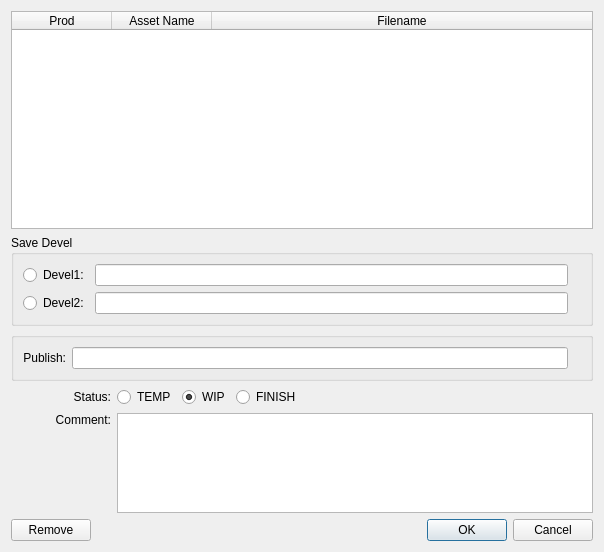
<?xml version="1.0" encoding="UTF-8"?>
<ui version="4.0">
 <class>Dialog</class>
 <widget class="QDialog" name="Dialog">
  <property name="geometry">
   <rect>
    <x>0</x>
    <y>0</y>
    <width>604</width>
    <height>552</height>
   </rect>
  </property>
  <property name="windowTitle">
   <string>Anim Transfer</string>
  </property>
  <layout class="QGridLayout" name="gridLayout">
   <item row="0" column="0">
    <widget class="QTableWidget" name="tableWidget">
     <property name="selectionBehavior">
      <enum>QAbstractItemView::SelectRows</enum>
     </property>
     <attribute name="horizontalHeaderStretchLastSection">
      <bool>true</bool>
     </attribute>
     <column>
      <property name="text">
       <string>Prod</string>
      </property>
     </column>
     <column>
      <property name="text">
       <string>Asset Name</string>
      </property>
     </column>
     <column>
      <property name="text">
       <string>Filename</string>
      </property>
     </column>
    </widget>
   </item>
   <item row="1" column="0">
    <widget class="QGroupBox" name="groupBox">
     <property name="title">
      <string>Save Devel</string>
     </property>
     <layout class="QGridLayout" name="gridLayout_2">
      <item row="0" column="0">
       <widget class="QRadioButton" name="Devel1_radioButton">
        <property name="text">
         <string>Devel1:</string>
        </property>
       </widget>
      </item>
      <item row="0" column="1">
       <widget class="QLineEdit" name="Devel1_lineEdit">
        <property name="readOnly">
         <bool>true</bool>
        </property>
       </widget>
      </item>
      <item row="1" column="0">
       <widget class="QRadioButton" name="Devel2_radioButton">
        <property name="text">
         <string>Devel2:</string>
        </property>
       </widget>
      </item>
      <item row="1" column="1">
       <widget class="QLineEdit" name="Devel2_lineEdit">
        <property name="readOnly">
         <bool>true</bool>
        </property>
       </widget>
      </item>
      <item row="0" column="2">
       <widget class="QLabel" name="Devel1_label">
        <property name="text">
         <string/>
        </property>
       </widget>
      </item>
      <item row="1" column="2">
       <widget class="QLabel" name="Devel2_label">
        <property name="text">
         <string/>
        </property>
       </widget>
      </item>
     </layout>
    </widget>
   </item>
   <item row="2" column="0">
    <widget class="QGroupBox" name="groupBox_4">
     <property name="title">
      <string/>
     </property>
     <layout class="QGridLayout" name="gridLayout_6">
      <item row="0" column="0">
       <widget class="QLabel" name="label_3">
        <property name="text">
         <string>Publish:</string>
        </property>
        <property name="alignment">
         <set>Qt::AlignRight|Qt::AlignTrailing|Qt::AlignVCenter</set>
        </property>
       </widget>
      </item>
      <item row="0" column="1">
       <widget class="QLineEdit" name="Publish_lineEdit">
        <property name="readOnly">
         <bool>true</bool>
        </property>
       </widget>
      </item>
      <item row="0" column="2">
       <widget class="QLabel" name="Publish_label">
        <property name="text">
         <string/>
        </property>
       </widget>
      </item>
     </layout>
    </widget>
   </item>
   <item row="3" column="0">
    <layout class="QHBoxLayout" name="horizontalLayout_2">
     <item>
      <widget class="QLabel" name="label_6">
       <property name="minimumSize">
        <size>
         <width>100</width>
         <height>0</height>
        </size>
       </property>
       <property name="text">
        <string>Status:</string>
       </property>
       <property name="alignment">
        <set>Qt::AlignRight|Qt::AlignTrailing|Qt::AlignVCenter</set>
       </property>
      </widget>
     </item>
     <item>
      <widget class="QRadioButton" name="tempButton">
       <property name="text">
        <string>TEMP</string>
       </property>
      </widget>
     </item>
     <item>
      <widget class="QRadioButton" name="wipButton">
       <property name="text">
        <string>WIP</string>
       </property>
       <property name="checked">
        <bool>true</bool>
       </property>
      </widget>
     </item>
     <item>
      <widget class="QRadioButton" name="finishButton">
       <property name="text">
        <string>FINISH</string>
       </property>
      </widget>
     </item>
     <item>
      <spacer name="horizontalSpacer">
       <property name="orientation">
        <enum>Qt::Horizontal</enum>
       </property>
       <property name="sizeHint" stdset="0">
        <size>
         <width>40</width>
         <height>20</height>
        </size>
       </property>
      </spacer>
     </item>
    </layout>
   </item>
   <item row="4" column="0">
    <layout class="QHBoxLayout" name="horizontalLayout_3">
     <item>
      <widget class="QLabel" name="label">
       <property name="minimumSize">
        <size>
         <width>100</width>
         <height>0</height>
        </size>
       </property>
       <property name="text">
        <string>Comment:</string>
       </property>
       <property name="alignment">
        <set>Qt::AlignRight|Qt::AlignTop|Qt::AlignTrailing</set>
       </property>
      </widget>
     </item>
     <item>
      <widget class="QTextEdit" name="commentText">
       <property name="maximumSize">
        <size>
         <width>16777215</width>
         <height>100</height>
        </size>
       </property>
      </widget>
     </item>
    </layout>
   </item>
   <item row="5" column="0">
    <layout class="QHBoxLayout" name="horizontalLayout">
     <item>
      <widget class="QPushButton" name="removeButton">
       <property name="text">
        <string>Remove</string>
       </property>
      </widget>
     </item>
     <item>
      <spacer name="horizontalSpacer_2">
       <property name="orientation">
        <enum>Qt::Horizontal</enum>
       </property>
       <property name="sizeHint" stdset="0">
        <size>
         <width>40</width>
         <height>20</height>
        </size>
       </property>
      </spacer>
     </item>
     <item>
      <widget class="QDialogButtonBox" name="buttonBox">
       <property name="orientation">
        <enum>Qt::Horizontal</enum>
       </property>
       <property name="standardButtons">
        <set>QDialogButtonBox::Cancel|QDialogButtonBox::Ok</set>
       </property>
      </widget>
     </item>
    </layout>
   </item>
  </layout>
 </widget>
 <resources/>
 <connections>
  <connection>
   <sender>buttonBox</sender>
   <signal>accepted()</signal>
   <receiver>Dialog</receiver>
   <slot>accept()</slot>
   <hints>
    <hint type="sourcelabel">
     <x>248</x>
     <y>254</y>
    </hint>
    <hint type="destinationlabel">
     <x>157</x>
     <y>274</y>
    </hint>
   </hints>
  </connection>
  <connection>
   <sender>buttonBox</sender>
   <signal>rejected()</signal>
   <receiver>Dialog</receiver>
   <slot>reject()</slot>
   <hints>
    <hint type="sourcelabel">
     <x>316</x>
     <y>260</y>
    </hint>
    <hint type="destinationlabel">
     <x>286</x>
     <y>274</y>
    </hint>
   </hints>
  </connection>
 </connections>
</ui>
